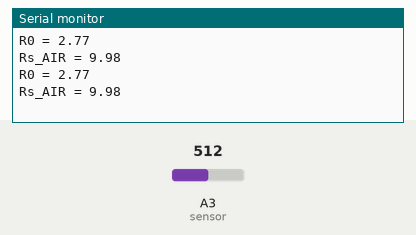
Bench run of a sketch on a simulated Arduino Uno, built with avr-gcc and run on an emulated ATmega328P. Parts: the last lines printed to the serial monitor. The inputs (shaded band) are chosen by the test bench; at power-on: A3 (sensor) = 512.

Above: at 1.2 s.
1.3 s: A3 (sensor) set to 498
At 2.6 s:
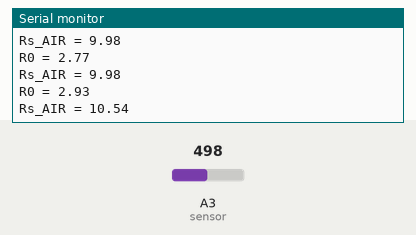
2.8 s: A3 (sensor) set to 0
At 3.8 s:
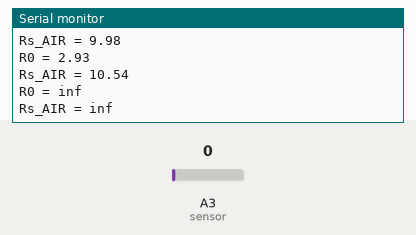

The sketch:

RO_Finder.ino
```cpp
// hitung R0
void setup()
{
 Serial.begin(9600);
}

void loop()
{
 float sensor_volt;
 float RS_air; // resistansi sensor
 float R0; // R0 Tidak diketahui
 float sensorValue = 0;
 for(int x = 0 ; x < 500 ; x++) // perulangan
 {
  sensorValue = sensorValue + analogRead(A3); // tambahkan nilai analog sensor 500 kali
 }
 sensorValue = sensorValue/500.0; // rata-rata bacaan
 sensor_volt = sensorValue * (5.0 / 1023.0); // transformasi ke tegangan
 RS_air = ((5.0 * 10.0) / sensor_volt) - 10.0; //hitung RS untuk 0 amonia amb
 R0 = RS_air / (3.6); //hitung R0

 // tampilkan nilai dalam serial
 Serial.print("R0 = ");
 Serial.println(R0);
 Serial.print("Rs_AIR = ");
 Serial.println(RS_air);
 delay(1000); // penundaan
}
```

Measured:
- after the input at 1.3 s, the serial monitor: prints a new line after 0.88 s (image 1)
- after the input at 2.8 s, the serial monitor: prints a new line after 0.44 s (image 2)
